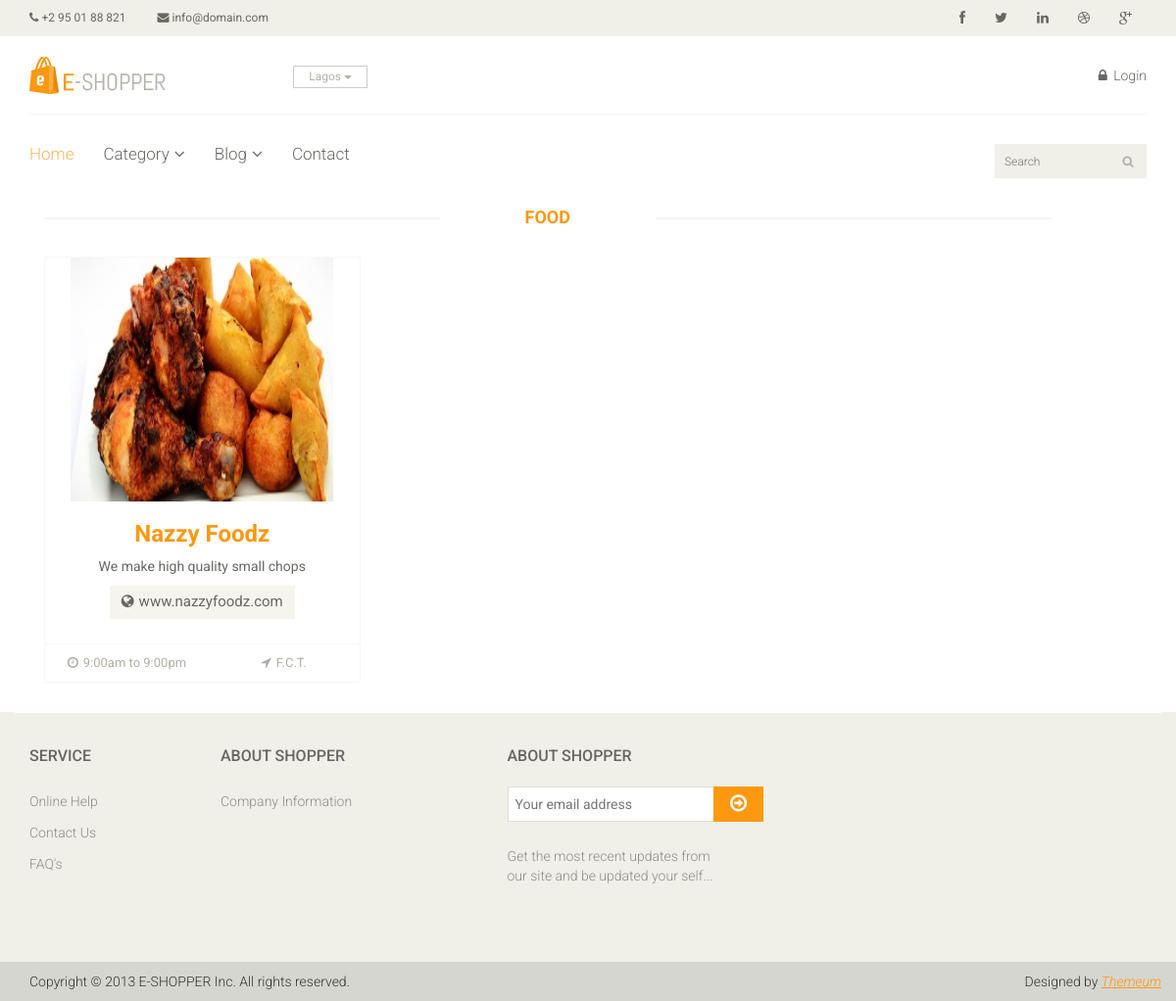
Page /category/Food on the committed database.
### model.py (models this page shows)
class Merchant(Base):
	__tablename__ = 'merchant'
	id = Column(Integer, primary_key=True)
	name = Column(String (100), nullable=False)
	address = Column(String(255), nullable=False)
	lga = Column(String(120), nullable=False)
	state = Column(String(25), nullable=False)
	category = Column(String(50), nullable=False)
	website = Column(String(80))
	short_desc = Column(String(100))
	long_desc = Column(String(255))
	open_time = Column(String(5))
	close_time = Column(String(5))
	img = Column(String(255))

### run.py (the view)
@app.route('/category/<category_name>')
def category(category_name):
    merchantsInCategory = session.query(Merchant).filter_by(category = \
        category_name).all()
    return render_template('category.html',
                            category_name=category_name,
                            merchants=merchantsInCategory)

### templates/category.html (shortened to what this page needs)
<!DOCTYPE html>
<html>
<head>
    <link href="{{ url_for('static', filename='css/bootstrap.min.css') }}" rel="stylesheet">
    <link href="{{ url_for('static', filename='css/font-awesome.min.css') }}" rel="stylesheet">
    <link href="{{ url_for('static', filename='css/prettyPhoto.css') }}" rel="stylesheet">
    <link href="{{ url_for('static', filename='css/price-range.css') }}" rel="stylesheet">
    <link href="{{ url_for('static', filename='css/animate.css') }}" rel="stylesheet">
	<link href="{{ url_for('static', filename='css/main.css') }}" rel="stylesheet">
	<link href="{{ url_for('static', filename='css/responsive.css') }}" rel="stylesheet">
</head>
<body>
	<header id="header">
		<div class="header_top">
			<div class="container">
				<div class="row">
					<div class="col-sm-6">
						<div class="contactinfo">
							<ul class="nav nav-pills">
								<li><a href="#"><i class="fa fa-phone"></i> +2 95 01 88 821</a></li>
								<li><a href="#"><i class="fa fa-envelope"></i> info@domain.com</a></li>
							</ul>
						</div>
					</div>
					<div class="col-sm-6">
						<div class="social-icons pull-right">
							<ul class="nav navbar-nav">
								<li><a href="#"><i class="fa fa-facebook"></i></a></li>
								<li><a href="#"><i class="fa fa-twitter"></i></a></li>
								<li><a href="#"><i class="fa fa-linkedin"></i></a></li>
								<li><a href="#"><i class="fa fa-dribbble"></i></a></li>
								<li><a href="#"><i class="fa fa-google-plus"></i></a></li>
							</ul>
						</div>
					</div>
				</div>
			</div>
		</div>
		<div class="header-middle">
			<div class="container">
				<div class="row">
					<div class="col-sm-4">
						<div class="logo pull-left">
							<a href="index.html"><img src="{{ url_for('static', filename='images/home/logo.png') }}" alt="" /></a>
						</div>
						<div class="btn-group pull-right">
							<div class="btn-group">
								<button type="button" class="btn btn-default dropdown-toggle usa" data-toggle="dropdown">
									Lagos
									<span class="caret"></span>
								</button>
							</div>
						</div>
					</div>
					<div class="col-sm-8">
						<div class="shop-menu pull-right">
							<ul class="nav navbar-nav">
								<li><a href="login.html"><i class="fa fa-lock"></i> Login</a></li>
							</ul>
						</div>
					</div>
				</div>
			</div>
		</div>
		<div class="header-bottom">
			<div class="container">
				<div class="row">
					<div class="col-sm-9">
						<div class="mainmenu pull-left">
							<ul class="nav navbar-nav collapse navbar-collapse">
								<li><a href="{{ url_for('home') }}" class="active">Home</a></li>
								<li class="dropdown"><a href="#">Category<i class="fa fa-angle-down"></i></a>
                                </li>
								<li class="dropdown"><a href="#">Blog<i class="fa fa-angle-down"></i></a>
                                </li>
								<li><a href="contact-us.html">Contact</a></li>
							</ul>
						</div>
					</div>
					<div class="col-sm-3">
						<form method="get" action="{{ url_for('search') }}" role="search">
							<div class="search_box pull-right">
								<input type="text" name="search" placeholder="Search"/>
							</div>
						</form>
					</div>
				</div>
			</div>
		</div>
	</header>
	<section>
		<div class="container">
			<div class="row">
				<div class="col-sm-11 padding-right">
					<div class="features_items">
						<h2 class="title text-center">{{ category_name }}</h2>
						{% for merchant in merchants %}
						<div class="col-sm-4">
							<div class="product-image-wrapper">
								<div class="single-products">
										<div class="productinfo text-center">
											<img src="{{ url_for('static', filename=merchant.img) }}" alt="" />
											<h2>{{ merchant.name }}</h2>
											<p>{{ merchant.short_desc }}</p>
											<a href="{{ merchant.website }}" class="btn btn-default add-to-cart"><i class="fa fa-globe"></i>{{ merchant.website }}</a>
										</div>
										<div class="product-overlay">
											<div class="overlay-content">
											</div>
										</div>
								</div>
								<div class="choose">
									<ul class="nav nav-pills nav-justified">
										<li><a href="#"><i class="fa fa-clock-o"></i>{{ merchant.open_time }} to {{ merchant.close_time }}</a></li>
										<li><a href="#"><i class="fa fa-location-arrow"></i>{{ merchant.state }}</a></li>
									</ul>
								</div>
							</div>
						</div>
						{% endfor %}
					</div>
				</div>
			</div>
		</div>
	</section>
	<footer id="footer">
		<div class="footer-widget">
			<div class="container">
				<div class="row">
					<div class="col-sm-2">
						<div class="single-widget">
							<h2>Service</h2>
							<ul class="nav nav-pills nav-stacked">
								<li><a href="#">Online Help</a></li>
								<li><a href="#">Contact Us</a></li>
								<li><a href="#">FAQ’s</a></li>
							</ul>
						</div>
					</div>
					<div class="col-sm-2">
						<div class="single-widget">
							<h2>About Shopper</h2>
							<ul class="nav nav-pills nav-stacked">
								<li><a href="#">Company Information</a></li>
							</ul>
						</div>
					</div>
					<div class="col-sm-3 col-sm-offset-1">
						<div class="single-widget">
							<h2>About Shopper</h2>
							<form action="#" class="searchform">
								<input type="text" placeholder="Your email address" />
								<button type="submit" class="btn btn-default"><i class="fa fa-arrow-circle-o-right"></i></button>
								<p>Get the most recent updates from <br />our site and be updated your self...</p>
							</form>
						</div>
					</div>
				</div>
			</div>
		</div>
		<div class="footer-bottom">
			<div class="container">
				<div class="row">
					<p class="pull-left">Copyright © 2013 E-SHOPPER Inc. All rights reserved.</p>
					<p class="pull-right">Designed by <span><a target="_blank" href="http://www.themeum.com">Themeum</a></span></p>
				</div>
			</div>
		</div>
	</footer>
</body>
</html>

### rows in the picture
Merchant: category "FOOD", img (picture), name "Nazzy Foodz", short_desc "We make high quality small chops", website "www.nazzyfoodz.com", open_time "9:00am", close_time "9:00pm", state "F.C.T."
